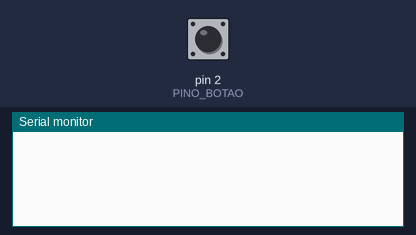
A sketch run on a simulated Arduino Uno, built with avr-gcc and run on an emulated ATmega328P. On the bench: the last lines printed to the serial monitor. The test bench sets the inputs (shaded band); at power-on: pin 2 (PINO_BOTAO) HIGH. Random numbers use the default seed unless the sketch sets one.

Above: at 1.2 s.
1.3 s: pin 2 (PINO_BOTAO) pulled LOW for 0.15 s
At 2.5 s:
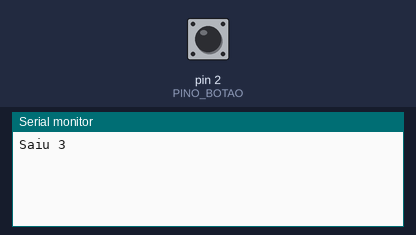
2.9 s: pin 2 (PINO_BOTAO) pulled LOW for 1 s
At 4.7 s:
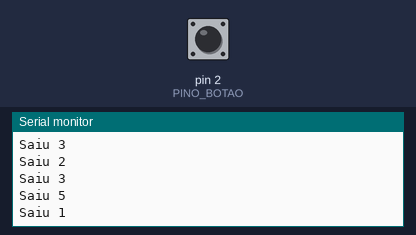
5.4 s: pin 2 (PINO_BOTAO) pulled LOW for 1 s
At 7.8 s:
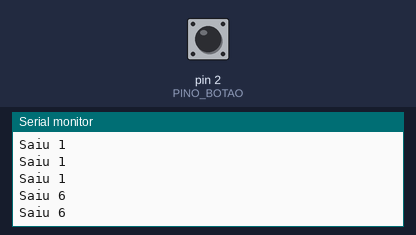
Timing chart, 0 to 9.3 s (numbered marks = the images above; inputs shaded):
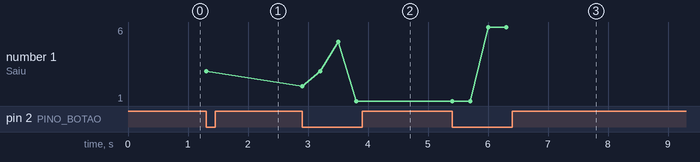

Measured:
- after the input at 1.3 s, the serial monitor: prints a new line at once (image 1)
- after the input at 2.9 s, the serial monitor: prints a new line at once (image 2)
- after the input at 5.4 s, the serial monitor: prints a new line after 0.60 s (image 3)
- plotted number 1: 3 → 1 after the input at 2.9 s, 1 → 6 after the input at 5.4 s

The sketch:

aula17_nivel1.ino
```cpp
// Aula 17 – Nível 1: Dado no Monitor Serial
// pecas: botao 2
// Cada toque no botão joga um dado de 6 faces
#include <Arduino.h>                           // funções do Arduino (pinMode, digitalWrite, delay...)
#define PINO_BOTAO 2                           // botão no pino 2

void setup() {                                 // roda uma vez, quando a placa liga
  pinMode(PINO_BOTAO, INPUT_PULLUP);           // PINO_BOTAO como entrada com pull-up interno
  Serial.begin(9600);                          // abre o Monitor Serial a 9600 baud
  randomSeed(analogRead(A5));                  // pino solto gera ruído: semente diferente
}

void loop() {                                  // repete para sempre
  if (digitalRead(PINO_BOTAO) == LOW) {        // botão apertado?
    Serial.print("Saiu ");                     // envia o texto ao Monitor Serial
    Serial.println(random(1, 7));              // random(1, 7) sorteia de 1 a 6
    delay(300);                                // evita várias jogadas num toque
  }
}
```
